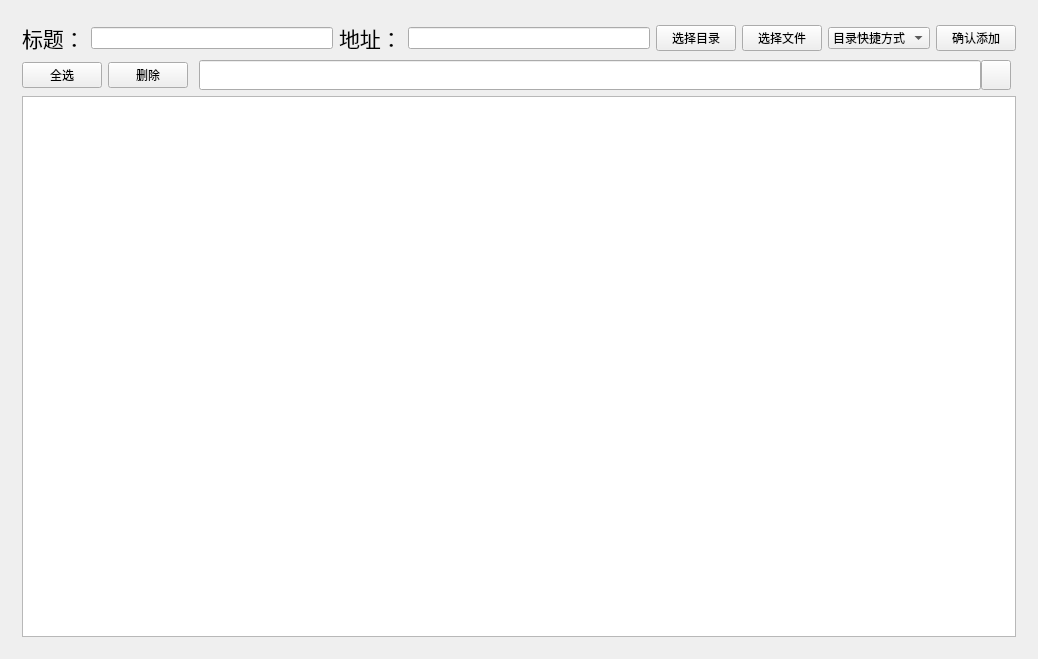
<?xml version="1.0" encoding="UTF-8"?>
<ui version="4.0">
 <class>LxShortcutManageWidget</class>
 <widget class="QWidget" name="LxShortcutManageWidget">
  <property name="geometry">
   <rect>
    <x>0</x>
    <y>0</y>
    <width>1038</width>
    <height>659</height>
   </rect>
  </property>
  <property name="windowTitle">
   <string>LxShortcutManageWidget</string>
  </property>
  <layout class="QGridLayout" name="gridLayout">
   <item row="0" column="0">
    <widget class="QWidget" name="uCellWidget" native="true">
     <layout class="QGridLayout" name="gridLayout_3">
      <item row="0" column="0">
       <layout class="QGridLayout" name="gridLayout_2">
        <item row="0" column="0">
         <layout class="QHBoxLayout" name="horizontalLayout">
          <item>
           <widget class="QLabel" name="uShortcutTitleLabel">
            <property name="font">
             <font>
              <family>宋体</family>
              <pointsize>16</pointsize>
             </font>
            </property>
            <property name="text">
             <string>标题：</string>
            </property>
           </widget>
          </item>
          <item>
           <widget class="QLineEdit" name="uShortcutTitleInput"/>
          </item>
          <item>
           <widget class="QLabel" name="label">
            <property name="font">
             <font>
              <family>宋体</family>
              <pointsize>16</pointsize>
             </font>
            </property>
            <property name="text">
             <string>地址：</string>
            </property>
           </widget>
          </item>
          <item>
           <widget class="QLineEdit" name="uShortcutPathInput"/>
          </item>
          <item>
           <widget class="QPushButton" name="uButOpenDir">
            <property name="text">
             <string>选择目录</string>
            </property>
           </widget>
          </item>
          <item>
           <widget class="QPushButton" name="uButOpenFile">
            <property name="text">
             <string>选择文件</string>
            </property>
           </widget>
          </item>
          <item>
           <widget class="QComboBox" name="uComboxShortcutType">
            <item>
             <property name="text">
              <string>目录快捷方式</string>
             </property>
            </item>
            <item>
             <property name="text">
              <string>网页快捷方式</string>
             </property>
            </item>
            <item>
             <property name="text">
              <string>文件快捷方式</string>
             </property>
            </item>
           </widget>
          </item>
          <item>
           <widget class="QPushButton" name="uButAddShortcut">
            <property name="text">
             <string>确认添加</string>
            </property>
           </widget>
          </item>
         </layout>
        </item>
        <item row="1" column="0">
         <layout class="QHBoxLayout" name="horizontalLayout_6">
          <item>
           <widget class="QPushButton" name="uButSelectAllShortcutList">
            <property name="minimumSize">
             <size>
              <width>75</width>
              <height>0</height>
             </size>
            </property>
            <property name="text">
             <string>全选</string>
            </property>
           </widget>
          </item>
          <item>
           <widget class="QPushButton" name="uButRemoveSelectedShortcuts">
            <property name="minimumSize">
             <size>
              <width>75</width>
              <height>0</height>
             </size>
            </property>
            <property name="text">
             <string>删除</string>
            </property>
           </widget>
          </item>
          <item>
           <widget class="QWidget" name="uSearchWidget" native="true">
            <property name="minimumSize">
             <size>
              <width>250</width>
              <height>0</height>
             </size>
            </property>
            <property name="maximumSize">
             <size>
              <width>16777215</width>
              <height>30</height>
             </size>
            </property>
            <layout class="QHBoxLayout" name="horizontalLayout_5">
             <property name="spacing">
              <number>0</number>
             </property>
             <property name="leftMargin">
              <number>5</number>
             </property>
             <property name="topMargin">
              <number>0</number>
             </property>
             <property name="rightMargin">
              <number>5</number>
             </property>
             <property name="bottomMargin">
              <number>0</number>
             </property>
             <item>
              <widget class="QLineEdit" name="uInputSearch">
               <property name="minimumSize">
                <size>
                 <width>0</width>
                 <height>30</height>
                </size>
               </property>
              </widget>
             </item>
             <item>
              <widget class="QPushButton" name="uButSearch">
               <property name="minimumSize">
                <size>
                 <width>30</width>
                 <height>30</height>
                </size>
               </property>
               <property name="maximumSize">
                <size>
                 <width>30</width>
                 <height>30</height>
                </size>
               </property>
               <property name="text">
                <string/>
               </property>
              </widget>
             </item>
            </layout>
           </widget>
          </item>
         </layout>
        </item>
        <item row="2" column="0">
         <widget class="QListWidget" name="uShortcutsListWidget"/>
        </item>
       </layout>
      </item>
     </layout>
    </widget>
   </item>
  </layout>
 </widget>
 <layoutdefault spacing="6" margin="11"/>
 <resources/>
 <connections/>
</ui>
